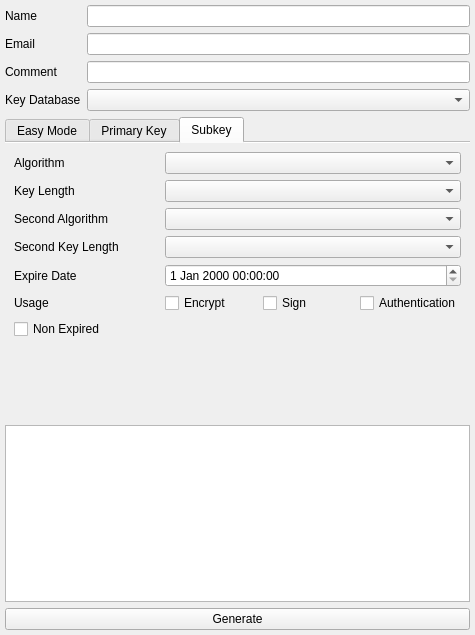
<?xml version="1.0" encoding="UTF-8"?>
<ui version="4.0">
 <class>KeyGenDialog</class>
 <widget class="QDialog" name="KeyGenDialog">
  <property name="geometry">
   <rect>
    <x>0</x>
    <y>0</y>
    <width>475</width>
    <height>635</height>
   </rect>
  </property>
  <property name="windowTitle">
   <string>Key Generation</string>
  </property>
  <layout class="QVBoxLayout" name="verticalLayout_2">
   <property name="leftMargin">
    <number>5</number>
   </property>
   <property name="topMargin">
    <number>5</number>
   </property>
   <property name="rightMargin">
    <number>5</number>
   </property>
   <property name="bottomMargin">
    <number>5</number>
   </property>
   <item>
    <layout class="QFormLayout" name="formLayout_2">
     <item row="0" column="0">
      <widget class="QLabel" name="nameLabel">
       <property name="text">
        <string>Name</string>
       </property>
      </widget>
     </item>
     <item row="0" column="1">
      <widget class="QLineEdit" name="nameEdit"/>
     </item>
     <item row="1" column="0">
      <widget class="QLabel" name="emailLabel">
       <property name="text">
        <string>Email</string>
       </property>
      </widget>
     </item>
     <item row="1" column="1">
      <widget class="QLineEdit" name="emailEdit"/>
     </item>
     <item row="2" column="0">
      <widget class="QLabel" name="commentLabel">
       <property name="text">
        <string>Comment</string>
       </property>
      </widget>
     </item>
     <item row="2" column="1">
      <widget class="QLineEdit" name="commentEdit"/>
     </item>
     <item row="3" column="0">
      <widget class="QLabel" name="keyDBLabel">
       <property name="text">
        <string>Key Database</string>
       </property>
      </widget>
     </item>
     <item row="3" column="1">
      <widget class="QComboBox" name="keyDBIndexComboBox">
       <property name="sizePolicy">
        <sizepolicy hsizetype="Expanding" vsizetype="Fixed">
         <horstretch>0</horstretch>
         <verstretch>0</verstretch>
        </sizepolicy>
       </property>
      </widget>
     </item>
    </layout>
   </item>
   <item>
    <layout class="QVBoxLayout" name="verticalLayout">
     <item>
      <widget class="QTabWidget" name="tabWidget">
       <property name="tabPosition">
        <enum>QTabWidget::North</enum>
       </property>
       <property name="currentIndex">
        <number>2</number>
       </property>
       <property name="documentMode">
        <bool>true</bool>
       </property>
       <widget class="QWidget" name="easyTab">
        <attribute name="title">
         <string>Easy Mode</string>
        </attribute>
        <layout class="QVBoxLayout" name="verticalLayout_3">
         <property name="bottomMargin">
          <number>5</number>
         </property>
         <item>
          <widget class="QGroupBox" name="profileGroupBox">
           <property name="title">
            <string>Profile</string>
           </property>
           <layout class="QVBoxLayout" name="verticalLayout_6">
            <item>
             <layout class="QFormLayout" name="formLayout">
              <item row="0" column="0">
               <widget class="QLabel" name="easyProfileLabel">
                <property name="text">
                 <string>Name</string>
                </property>
               </widget>
              </item>
              <item row="0" column="1">
               <widget class="QComboBox" name="easyProfileComboBox"/>
              </item>
             </layout>
            </item>
            <item>
             <layout class="QHBoxLayout" name="horizontalLayout_4">
              <item>
               <spacer name="horizontalSpacer">
                <property name="orientation">
                 <enum>Qt::Horizontal</enum>
                </property>
                <property name="sizeHint" stdset="0">
                 <size>
                  <width>40</width>
                  <height>20</height>
                 </size>
                </property>
               </spacer>
              </item>
              <item>
               <widget class="QPushButton" name="reset2DefaultPushButton">
                <property name="text">
                 <string>Reset to Default</string>
                </property>
               </widget>
              </item>
              <item>
               <widget class="QPushButton" name="deletePushButton">
                <property name="text">
                 <string>Delete</string>
                </property>
               </widget>
              </item>
              <item>
               <widget class="QPushButton" name="savePushButton">
                <property name="text">
                 <string>Save</string>
                </property>
               </widget>
              </item>
             </layout>
            </item>
           </layout>
          </widget>
         </item>
         <item>
          <widget class="QGroupBox" name="basicGroupBox">
           <property name="title">
            <string>Basic</string>
           </property>
           <layout class="QVBoxLayout" name="verticalLayout_5">
            <item>
             <layout class="QFormLayout" name="formLayout_3">
              <item row="2" column="0">
               <widget class="QLabel" name="easyValidPeriodLabel">
                <property name="text">
                 <string>Validity Period</string>
                </property>
               </widget>
              </item>
              <item row="2" column="1">
               <widget class="QComboBox" name="easyValidityPeriodComboBox"/>
              </item>
              <item row="1" column="0">
               <widget class="QLabel" name="combinationLabel">
                <property name="text">
                 <string>Combination</string>
                </property>
               </widget>
              </item>
              <item row="1" column="1">
               <widget class="QComboBox" name="easyCombinationComboBox"/>
              </item>
             </layout>
            </item>
           </layout>
          </widget>
         </item>
         <item>
          <spacer name="verticalSpacer_4">
           <property name="orientation">
            <enum>Qt::Vertical</enum>
           </property>
           <property name="sizeType">
            <enum>QSizePolicy::MinimumExpanding</enum>
           </property>
           <property name="sizeHint" stdset="0">
            <size>
             <width>20</width>
             <height>40</height>
            </size>
           </property>
          </spacer>
         </item>
         <item>
          <spacer name="verticalSpacer">
           <property name="sizeHint" stdset="0">
            <size>
             <width>20</width>
             <height>40</height>
            </size>
           </property>
          </spacer>
         </item>
         <item>
          <layout class="QHBoxLayout" name="horizontalLayout"/>
         </item>
        </layout>
       </widget>
       <widget class="QWidget" name="pTab">
        <attribute name="title">
         <string>Primary Key</string>
        </attribute>
        <layout class="QVBoxLayout" name="verticalLayout_4">
         <item>
          <layout class="QGridLayout" name="gridLayout_2">
           <item row="2" column="0">
            <widget class="QLabel" name="pExpireDateLabel">
             <property name="text">
              <string>Expire Date</string>
             </property>
            </widget>
           </item>
           <item row="7" column="0" colspan="3">
            <widget class="QCheckBox" name="pExpireCheckBox">
             <property name="text">
              <string>Non Expired</string>
             </property>
            </widget>
           </item>
           <item row="2" column="1" colspan="2">
            <widget class="QDateTimeEdit" name="pExpireDateTimeEdit"/>
           </item>
           <item row="0" column="0">
            <widget class="QLabel" name="pAlgoLabel">
             <property name="text">
              <string>Algorithm</string>
             </property>
            </widget>
           </item>
           <item row="5" column="0">
            <widget class="QLabel" name="pUsageLabel">
             <property name="text">
              <string>Usage</string>
             </property>
            </widget>
           </item>
           <item row="5" column="1" colspan="2">
            <layout class="QHBoxLayout" name="horizontalLayout_2">
             <item>
              <widget class="QCheckBox" name="pEncrCheckBox">
               <property name="text">
                <string>Encrypt</string>
               </property>
              </widget>
             </item>
             <item>
              <widget class="QCheckBox" name="pSignCheckBox">
               <property name="text">
                <string>Sign</string>
               </property>
              </widget>
             </item>
             <item>
              <widget class="QCheckBox" name="pAuthCheckBox">
               <property name="text">
                <string>Authentication</string>
               </property>
              </widget>
             </item>
            </layout>
           </item>
           <item row="0" column="1" colspan="2">
            <widget class="QComboBox" name="pAlgoComboBox"/>
           </item>
           <item row="6" column="0" colspan="3">
            <widget class="QCheckBox" name="noPassphraseCheckBox">
             <property name="text">
              <string>No Passphrase</string>
             </property>
            </widget>
           </item>
           <item row="1" column="0">
            <widget class="QLabel" name="pKeyLengthLabel">
             <property name="text">
              <string>Key Length</string>
             </property>
            </widget>
           </item>
           <item row="1" column="1" colspan="2">
            <widget class="QComboBox" name="pKeyLengthComboBox"/>
           </item>
          </layout>
         </item>
         <item>
          <spacer name="verticalSpacer_2">
           <property name="orientation">
            <enum>Qt::Vertical</enum>
           </property>
           <property name="sizeHint" stdset="0">
            <size>
             <width>40</width>
             <height>20</height>
            </size>
           </property>
          </spacer>
         </item>
        </layout>
       </widget>
       <widget class="QWidget" name="sTab">
        <attribute name="title">
         <string>Subkey</string>
        </attribute>
        <layout class="QVBoxLayout" name="verticalLayout_7">
         <item>
          <layout class="QGridLayout" name="gridLayout_4">
           <item row="0" column="1" colspan="2">
            <widget class="QComboBox" name="sAlgoComboBox"/>
           </item>
           <item row="7" column="1" colspan="2">
            <layout class="QHBoxLayout" name="horizontalLayout_3">
             <item>
              <widget class="QCheckBox" name="sEncrCheckBox">
               <property name="text">
                <string>Encrypt</string>
               </property>
              </widget>
             </item>
             <item>
              <widget class="QCheckBox" name="sSignCheckBox">
               <property name="text">
                <string>Sign</string>
               </property>
              </widget>
             </item>
             <item>
              <widget class="QCheckBox" name="sAuthCheckBox">
               <property name="text">
                <string>Authentication</string>
               </property>
              </widget>
             </item>
            </layout>
           </item>
           <item row="0" column="0">
            <widget class="QLabel" name="sAlgoLabel">
             <property name="text">
              <string>Algorithm</string>
             </property>
            </widget>
           </item>
           <item row="4" column="0">
            <widget class="QLabel" name="sExpireDateLabel">
             <property name="text">
              <string>Expire Date</string>
             </property>
            </widget>
           </item>
           <item row="7" column="0">
            <widget class="QLabel" name="sUsageLabel">
             <property name="text">
              <string>Usage</string>
             </property>
            </widget>
           </item>
           <item row="1" column="0">
            <widget class="QLabel" name="sKeyLengthLabel">
             <property name="text">
              <string>Key Length</string>
             </property>
            </widget>
           </item>
           <item row="2" column="0">
            <widget class="QLabel" name="scndAlgoLabel">
             <property name="text">
              <string>Second Algorithm</string>
             </property>
            </widget>
           </item>
           <item row="8" column="0" colspan="3">
            <widget class="QCheckBox" name="sExpireCheckBox">
             <property name="text">
              <string>Non Expired</string>
             </property>
            </widget>
           </item>
           <item row="4" column="1" colspan="2">
            <widget class="QDateTimeEdit" name="sExpireDateTimeEdit"/>
           </item>
           <item row="1" column="1" colspan="2">
            <widget class="QComboBox" name="sKeyLengthComboBox"/>
           </item>
           <item row="3" column="0">
            <widget class="QLabel" name="scndKeyLengthLabel">
             <property name="text">
              <string>Second Key Length</string>
             </property>
            </widget>
           </item>
           <item row="2" column="1" colspan="2">
            <widget class="QComboBox" name="scndAlgoComboBox"/>
           </item>
           <item row="3" column="1" colspan="2">
            <widget class="QComboBox" name="scndKeyLengthComboBox"/>
           </item>
          </layout>
         </item>
         <item>
          <spacer name="verticalSpacer_3">
           <property name="orientation">
            <enum>Qt::Vertical</enum>
           </property>
           <property name="sizeHint" stdset="0">
            <size>
             <width>40</width>
             <height>20</height>
            </size>
           </property>
          </spacer>
         </item>
        </layout>
       </widget>
      </widget>
     </item>
    </layout>
   </item>
   <item>
    <widget class="Line" name="line">
     <property name="sizePolicy">
      <sizepolicy hsizetype="Expanding" vsizetype="Minimum">
       <horstretch>0</horstretch>
       <verstretch>0</verstretch>
      </sizepolicy>
     </property>
     <property name="orientation">
      <enum>Qt::Vertical</enum>
     </property>
    </widget>
   </item>
   <item>
    <widget class="QPlainTextEdit" name="statusPlainTextEdit">
     <property name="readOnly">
      <bool>true</bool>
     </property>
    </widget>
   </item>
   <item>
    <widget class="QPushButton" name="generateButton">
     <property name="text">
      <string>Generate</string>
     </property>
    </widget>
   </item>
  </layout>
 </widget>
 <tabstops>
  <tabstop>tabWidget</tabstop>
  <tabstop>statusPlainTextEdit</tabstop>
  <tabstop>generateButton</tabstop>
  <tabstop>pExpireCheckBox</tabstop>
  <tabstop>pExpireDateTimeEdit</tabstop>
  <tabstop>pEncrCheckBox</tabstop>
  <tabstop>pSignCheckBox</tabstop>
  <tabstop>pAuthCheckBox</tabstop>
  <tabstop>pAlgoComboBox</tabstop>
  <tabstop>noPassphraseCheckBox</tabstop>
  <tabstop>pKeyLengthComboBox</tabstop>
  <tabstop>sExpireCheckBox</tabstop>
  <tabstop>sExpireDateTimeEdit</tabstop>
  <tabstop>sAlgoComboBox</tabstop>
  <tabstop>sEncrCheckBox</tabstop>
  <tabstop>sSignCheckBox</tabstop>
  <tabstop>sAuthCheckBox</tabstop>
  <tabstop>sKeyLengthComboBox</tabstop>
 </tabstops>
 <resources/>
 <connections/>
</ui>
